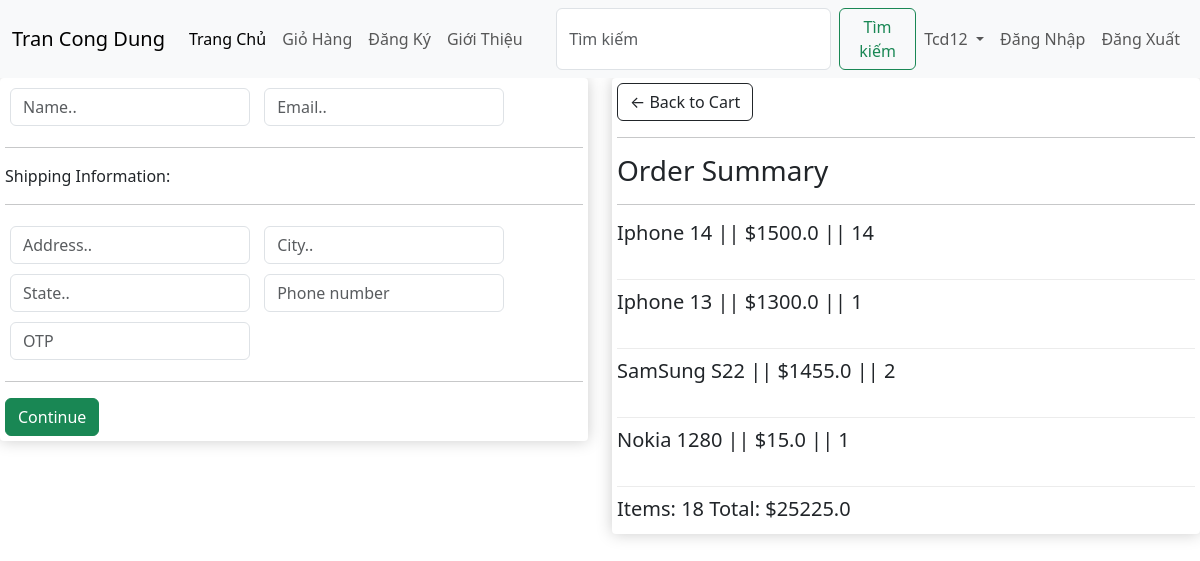
/checkout/ (signed in), run on the app's committed database.
### app/models.py (models this page shows, shortened)
class OrderItem(models.Model):
    product = models.ForeignKey(Product, on_delete=models.SET_NULL,null=True,blank=True)
    order = models.ForeignKey(Order,on_delete=models.SET_NULL,blank=True,null=True)
    quantity = models.IntegerField(default=0,null=True,blank=True)
    date_added= models.DateTimeField(auto_now_add=True)
    @property
    def get_total(self):
        total = self.product.price * self.quantity
        return total

class Product(models.Model):
    name = models.CharField(max_length=200,null=True)
    price = models.FloatField()
    digital = models.BooleanField(default=False,null=True, blank=False)
    image = models.ImageField(null=True,blank=True)

class Order(models.Model):
    customer = models.ForeignKey(User, on_delete=models.SET_NULL,null=True,blank=True)
    date_order = models.DateTimeField(auto_now_add=True)
    completed = models.BooleanField(default=False,blank=False,null=True)
    transaction_id = models.CharField(max_length=200,null=True, blank=True)
    @property
    def get_cart_items(self):
        orderitems = self.orderitem_set.all()
        total = sum([item.quantity for item in orderitems])
        return total
    @property
    def get_cart_total(self):
        orderitems = self.orderitem_set.all()
        total = sum([item.get_total for item in orderitems])
        return total

### app/views.py (the view)
# urls.py: path('checkout/',views.checkout,name="checkout"),
def checkout(request):
    if request.user.is_authenticated:
        customer = request.user
        order, created = Order.objects.get_or_create(customer=customer)
        items =order.orderitem_set.all()
    else:
        items =[]
        order ={'get_cart_items':0,'get_cart_total':0}
    context={'items':items,'order':order}
    return render(request,'app/checkout.html',context)

### app/templates/app/checkout.html (shortened to what this page needs)
{% extends 'app/base.html' %}
{% load static %}
{% block content_checkout %}
     <div class="row">
		<div class="col-lg-6">
			<div class="box-element" id="form-wrapper">
				<form id="form">
					<div id="user-info">
						<div class="form-field">
							<input required class="form-control" type="text" name="name" placeholder="Name..">
						</div>
						<div class="form-field">
							<input required class="form-control" type="email" name="email" placeholder="Email..">
						</div>
					</div>
					<div id="shipping-info">
						<hr>
						<p>Shipping Information:</p>
						<hr>
						<div class="form-field">
							<input class="form-control" type="text" name="address" placeholder="Address..">
						</div>
						<div class="form-field">
							<input class="form-control" type="text" name="city" placeholder="City..">
						</div>
						<div class="form-field">
							<input class="form-control" type="text" name="state" placeholder="State..">
						</div>
						<div class="form-field">
							<input class="form-control" type="text" name="zipcode" placeholder="Phone number">
						</div>
						<div class="form-field">
							<input class="form-control" type="text" name="OTP" placeholder="OTP">
						</div>
					</div>
					<hr>
					<input id="form-button" class="btn btn-success btn-block" type="submit" value="Continue">
				</form>
			</div>
			<br>
		</div>
		<div class="col-lg-6">
			<div class="box-element">
				<a  class="btn btn-outline-dark" href="{% url 'cart' %}">&#x2190; Back to Cart</a>
				<hr>
				<h3>Order Summary</h3>
				<hr>
				{%for item in items%}
				<div class="cart-row">
					<div style="flex:2"><h5>{{item.product.name}}   ||  ${{item.product.price}}   ||  {{item.quantity}}</h5></div>
					<br></br>
				</div>
				{%endfor%}
				<h5>Items: {{order.get_cart_items}}      Total:   ${{order.get_cart_total}}</h5>
		</div>
	</div>
{% endblock content_checkout %}

### app/templates/app/base.html (shortened to what this page needs)
{% load static %}
<!DOCTYPE html>
<html>
<head>
    <link href="{% static 'app/css/style.css' %}" rel="stylesheet">
    <link href="{% static 'app/css/owl.carousel.min.css' %}" rel="stylesheet">
    <link href="{% static 'app/css/all.min.css' %}" rel="stylesheet">
    <link rel="stylesheet" type="text/css" href="{% static 'main.css' %}">
    <link href="https://cdn.jsdelivr.net/npm/bootstrap@5.3.0/dist/css/bootstrap.min.css" rel="stylesheet">
</head>
<body>
    <nav class="navbar navbar-expand-lg bg-body-tertiary">
        <div class="container-fluid">
            <a class="navbar-brand" href="{% url 'home' %}">Tran Cong Dung</a>
            <div class="collapse navbar-collapse" id="navbarSupportedContent">
                <ul class="navbar-nav me-auto mb-2 mb-lg-0">
                    <li class="nav-item">
                        <a class="nav-link active" aria-current="page" href="{% url 'home' %}">Trang Chủ</a>
                    </li>
                    <li class="nav-item">
                        <a class="nav-link" href="{% url 'cart' %}">Giỏ Hàng</a>
                    </li>
                    <li class="nav-item">
                        <a class="nav-link" href="{% url 'register' %}">Đăng Ký</a>
                    </li>
                    <li class="nav-item">
                        <a class="nav-link">Giới Thiệu</a>
                    </li>
                </ul>
                <form class="d-flex" role="search">
                    <input class="form-control me-2" type="search" placeholder="Tìm kiếm" aria-label="Search">
                    <button class="btn btn-outline-success" type="submit">Tìm kiếm</button>
                </form>
            </div>
            <ul class="navbar-nav ms-auto mb-2 mb-lg-0">
                <li class="nav-item dropdown">
                    <a class="nav-link dropdown-toggle" href="#" role="button" data-bs-toggle="dropdown" aria-expanded="false">
                        <span>{{ request.user }}</span>
                    </a>
                </li>
                <li class="nav-item">
                    <a class="nav-link" href="{% url 'login' %}">Đăng Nhập</a>
                </li>
                <li class="nav-item">
                    <a class="nav-link" href="{% url 'logout' %}">Đăng Xuất</a>
                </li>
            </ul>
        </div>
    </nav>
    {% block content_checkout %}{% endblock content_checkout %}
</body>
</html>

### app/static/app/css/main.css (style rules this page uses)
body { background-color: hsl(0, 0%, 98%); }
h1,h2,h3,h4,h5,h6 { color:hsl(0, 0%, 30%); }
.box-element { box-shadow:hsl(0, 0%, 80%) 0 0 16px; background-color: #fff; border-radius: 4px; padding: 5px; }
.col-lg-3, .col-lg-4, .col-lg-6, .col-lg-8, .col-lg-12 { margin-top: 10px; }
.btn { border-radius: 0; }
.form-field { width:250px; display: inline-block; padding: 5px; }
.cart-row { display: flex; align-items: flex-stretch; padding-bottom: 10px; margin-bottom: 10px; border-bottom: 1px solid #ececec; }

### data on the page
OrderItem: product.name "Iphone 14", product.price "1500.0", quantity "14"
OrderItem: product.name "Iphone 13", product.price "1300.0", quantity "1"
OrderItem: product.name "SamSung S22", product.price "1455.0", quantity "2"
OrderItem: product.name "Nokia 1280", product.price "15.0", quantity "1"
Order: get_cart_items "18", get_cart_total "25225.0"

### other printed values
{{ request.user }} "Tcd12"
